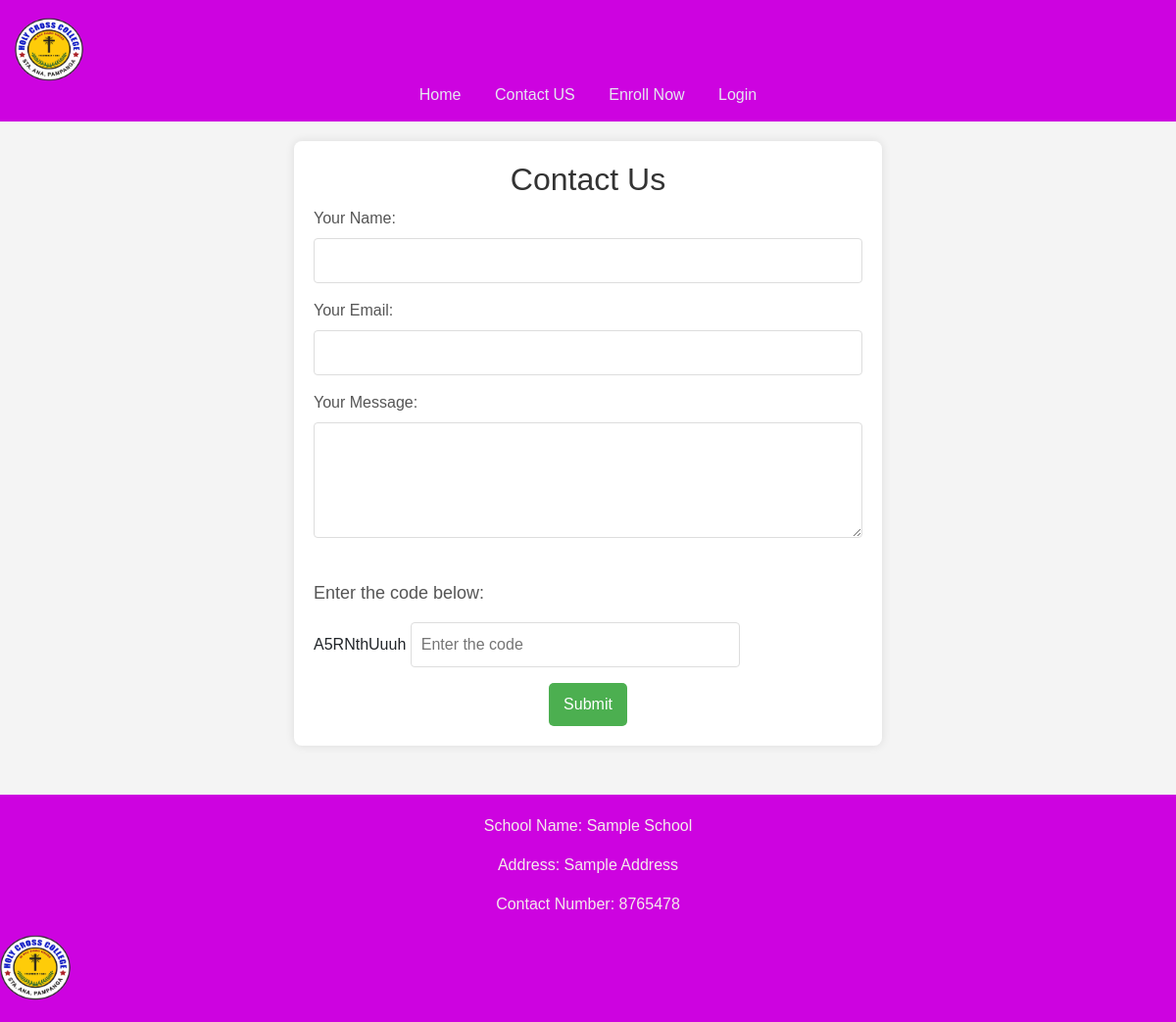
Page /contactus.php on the committed database.
### tables this page shows
CREATE TABLE `logo` (
  `id` int(169) NOT NULL,
  `pic` blob NOT NULL
);

CREATE TABLE `school_profile` (
  `id` int(11) NOT NULL,
  `school_name` varchar(255) NOT NULL,
  `address` text NOT NULL,
  `contact_number` varchar(20) NOT NULL
);

### contactus.php (the view, shortened to what this page needs)
<!DOCTYPE html>
<html lang="en">
<head>
    <link href="assets/css/bootstrap.min.css" rel="stylesheet">
    <link href="style.css" rel="stylesheet">
    <link href="https://cdn.jsdelivr.net/npm/bootstrap@5.0.2/dist/css/bootstrap.min.css" rel="stylesheet">
  <link href="https://cdn.jsdelivr.net/npm/bootstrap@5.1.3/dist/css/bootstrap.min.css" rel="stylesheet">
</head>
<body>
<header>
        <div class="logo-container">
    <?php
    $conn = connectToDatabase();
    $logoQuery = "SELECT pic FROM logo LIMIT 1";
    $logoResult = $conn->query($logoQuery);
    if ($logoResult->num_rows > 0) {
        $logoRow = $logoResult->fetch_assoc();
        $logoPath = $logoRow['pic'];
        echo '<img src="assets/img/' . $logoPath . '" alt="Logo" class="img-fluid" style="max-width: 6%;">';
    } else {
        echo '<img src="default-logo.png" alt="Default Logo" class="img-fluid" style="max-width: 100%;">';
    }
    ?>
</div>
         <nav>
            <div>
                <a href="index.php">Home</a>
                <a href="contactus.php">Contact US</a>
                <a href="enrollment.php" >Enroll Now</a>
                <a href="#" data-bs-toggle="modal" data-bs-target="#loginModal">Login</a>
            </div>
        </nav>
    </header>
<div id="contactForm">
    <h2>Contact Us</h2>
    <form id="contactUsForm">
        <label for="name">Your Name:</label>
        <input type="text" id="name" name="name" required>
        <label for="email">Your Email:</label>
        <input type="email" id="email" name="email" required>
        <label for="message">Your Message:</label>
        <textarea id="message" name="message" rows="4" required></textarea>
        <div id="captchaSection">
            <label id="captchaLabel" for="captchaInput">Enter the code below:</label>
            <span id="captchaCode" oncopy="onCaptchaCopy()">1234567890</span>
            <input type="text" id="captchaInput" name="captchaInput" onpaste="return false" placeholder="Enter the code" required>
        </div>
        <button type="button" onclick="submitForm()">Submit</button>
    </form>
</div>
<footer class="footer">
        <div class="container">
            <?php
            $conn = connectToDatabase();
            $sql = "SELECT school_name, address, contact_number FROM school_profile";
            $result = $conn->query($sql);
            if ($result->num_rows > 0) {
                $row = $result->fetch_assoc();
                echo '<p>School Name: ' . $row['school_name'] . '</p>';
                echo '<p>Address: ' . $row['address'] . '</p>';
                echo '<p>Contact Number: ' . $row['contact_number'] . '</p>';
            } else {
                echo 'No school profile data available.';
            }
            ?>
        </div>
         <div class="logo-container">
    <?php
    $conn = connectToDatabase();
    $logoQuery = "SELECT pic FROM logo LIMIT 1";
    $logoResult = $conn->query($logoQuery);
    if ($logoResult->num_rows > 0) {
        $logoRow = $logoResult->fetch_assoc();
        $logoPath = $logoRow['pic'];
        echo '<img src="assets/img/' . $logoPath . '" alt="Logo" class="img-fluid" style="max-width: 6%;">';
    } else {
        echo '<img src="default-logo.png" alt="Default Logo" class="img-fluid" style="max-width: 100%;">';
    }
    ?>
</div>
    </footer>
</body>
</html>

### style.css (style rules this page uses)
body { font-family: 'Arial', sans-serif; margin: 0; padding: 0; background-color: #f5f8fa; }
header { background-color: #cd03e0; padding: 15px; color: #f1f2f5; text-align: center; }
nav a { color: #e6e7f0; text-decoration: none; margin: 0 15px; }
.footer { background-color: #cd03e0; color: #f5ebeb; padding: 20px 0; margin-top: 50px; }
.container { max-width: 1140px; margin: 0 auto; }

### contactus.php (style rules this page uses)
body { text-align: center; font-family: Arial, sans-serif; background-color: #f4f4f4; margin: 0; padding: 0; box-sizing: border-box; }
#contactForm { background-color: #fff; box-shadow: 0 0 10px rgba(0, 0, 0, 0.1); padding: 20px; border-radius: 8px; width: 80%; max-width: 600px; margin: 20px auto; }
h2 { color: #333; }
label { display: block; margin-bottom: 8px; color: #555; font-size: 16px; text-align: left; }
input, textarea { width: 100%; padding: 10px; margin-bottom: 16px; box-sizing: border-box; border: 1px solid #ddd; border-radius: 4px; font-size: 16px; }
button { background-color: #4CAF50; color: white; padding: 10px 15px; border: none; border-radius: 5px; cursor: pointer; font-size: 16px; }
#captchaSection { margin-top: 20px; text-align: left; }
#captchaLabel { font-size: 18px; margin-bottom: 8px; color: #555; }
#captchaInput { width: 60%; margin-top: 8px; padding: 10px; box-sizing: border-box; border: 1px solid #ddd; border-radius: 4px; font-size: 16px; }
.logo-container { display: flex; align-items: center; }

### rows in the picture
logo: pic (picture)
school_profile: school_name "Sample School", address "Sample Address", contact_number "8765478"
